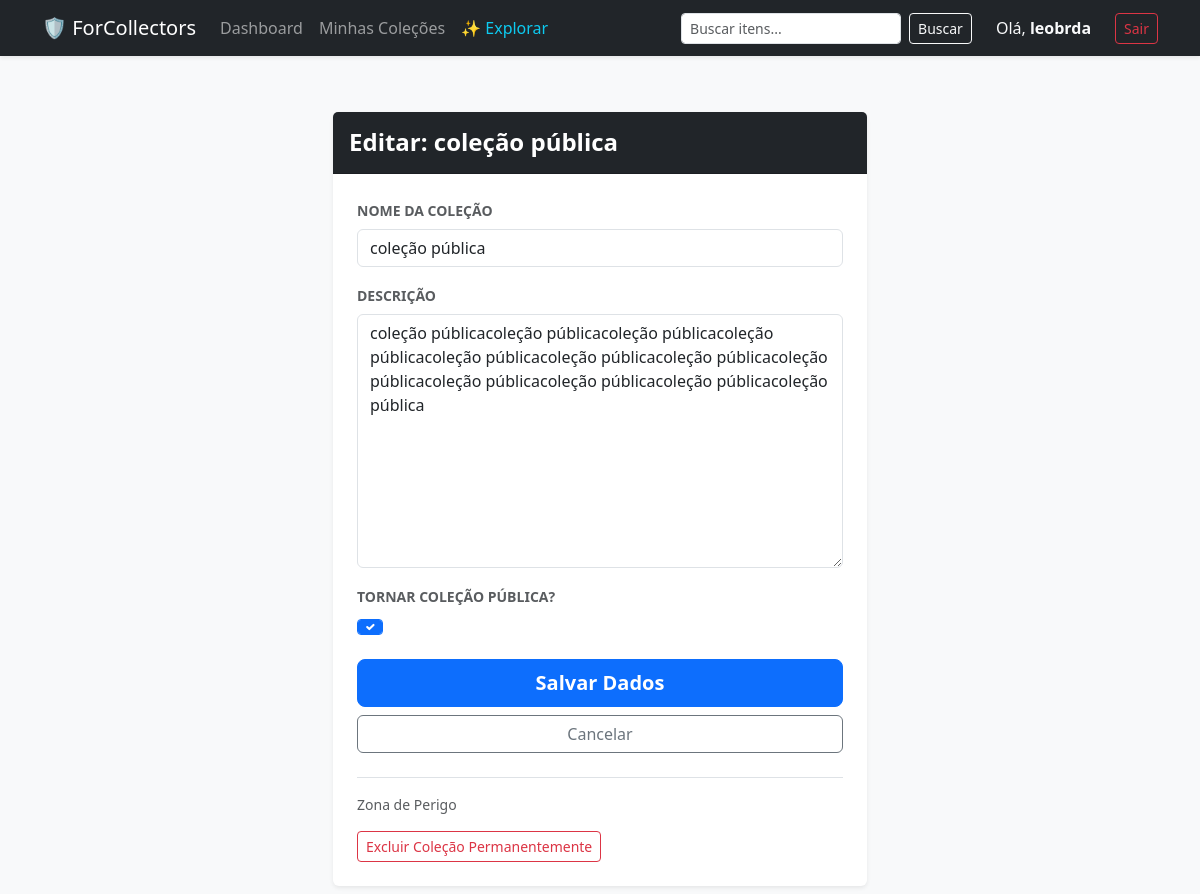
The app's page /collection/9/edit/ (signed in) with its own data.
### albums/models.py (models this page shows, shortened)
class Collection(models.Model):
    name = models.CharField(max_length=100, verbose_name="Nome da Coleção")
    description = models.TextField(blank=True, null=True, verbose_name="Descrição")
    owner = models.ForeignKey(User, on_delete=models.CASCADE, related_name="collections")
    created_at = models.DateTimeField(auto_now_add=True)
    is_public = models.BooleanField(default=False, verbose_name="Tornar coleção pública?")

### albums/views.py (the view)
# urls.py: path('collection/<int:pk>/edit/', views.collection_update, name='collection_update'),
@login_required
def collection_update(request, pk):
    collection = get_object_or_404(Collection, pk=pk, owner=request.user)
    if request.method == 'POST':
        form = CollectionForm(request.POST, instance=collection)
        if form.is_valid():
            form.save()
            messages.success(request, f"Coleção '{collection.name}' atualizada!")
            return redirect('album_list')
    else:
        form = CollectionForm(instance=collection)
    return render(request, 'albums/collection_form.html', {'form': form})

### albums/forms.py
class CollectionForm(forms.ModelForm):
    class Meta:
        model = Collection
        fields = ['name', 'description', 'is_public']
        widgets = {
            'is_public': forms.CheckboxInput(attrs={'class': 'form-check-input'}),
            'name': forms.TextInput(attrs={'class': 'form-control'}),
            'description': forms.Textarea(attrs={'class': 'form-control'}),
        }

### albums/templates/albums/collection_form.html (shortened to what this page needs)
{% extends 'base.html' %}
{% block content %}
<div class="container mt-4">
    <div class="row justify-content-center">
        <div class="col-md-8 col-lg-6">
            <div class="card shadow-sm border-0">
                <div class="card-header bg-dark text-white py-3">
                    <h4 class="mb-0 fw-bold">
                        {% if form.instance.pk %}
                             Editar: {{ form.instance.title|default:form.instance.name }}
                        {% else %}
                            <i class="bi bi-plus-circle"></i> Adicionar Novo
                        {% endif %}
                    </h4>
                </div>
                <div class="card-body p-4">
                    <form method="POST" enctype="multipart/form-data" novalidate>
                        {% for field in form %}
                            <div class="mb-3">
                                <label for="{{ field.id_for_label }}" class="form-label fw-bold small text-uppercase text-muted">
                                    {{ field.label }}
                                </label>
                                <div class="input-group">
                                    {{ field }}
                                </div>
                            </div>
                        {% endfor %}
                        <div class="d-grid gap-2 mt-4">
                            <button type="submit" class="btn btn-primary btn-lg fw-bold">Salvar Dados</button>
                            <a href="javascript:history.back()" class="btn btn-outline-secondary">Cancelar</a>
                        </div>
                        {% if form.instance.pk %}
                            <div class="mt-4 border-top pt-3">
                                <p class="text-muted small">Zona de Perigo</p>
                                <a href="{% url 'collection_delete' form.instance.pk %}" class="btn btn-outline-danger btn-sm">
                                    Excluir Coleção Permanentemente
                                </a>
                            </div>
                        {% endif %}
                    </form>
                </div>
            </div>
        </div>
    </div>
</div>
{% endblock %}

### templates/base.html (shortened to what this page needs)
<!DOCTYPE html>
<html lang="pt-br">
<head>
    <link href="https://cdn.jsdelivr.net/npm/bootstrap@5.3.0/dist/css/bootstrap.min.css" rel="stylesheet">
</head>
<body class="bg-light">
    <nav class="navbar navbar-expand-lg navbar-dark bg-dark mb-4 shadow-sm">
        <div class="container">
            <a class="navbar-brand" href="{% url 'dashboard' %}">🛡️ ForCollectors</a>
            {% if user.is_authenticated %}
                <div class="collapse navbar-collapse" id="navContent">
                    <div class="navbar-nav me-auto">
                        <a class="nav-link" href="{% url 'dashboard' %}">Dashboard</a>
                        <a class="nav-link" href="{% url 'album_list' %}">Minhas Coleções</a>
                        <a class="nav-link text-info" href="{% url 'explore' %}">✨ Explorar</a>
                    </div>
                    <form class="d-flex me-lg-3 my-2 my-lg-0" action="{% url 'global_search' %}" method="GET">
                        <input class="form-control form-control-sm me-2" type="search" name="q" placeholder="Buscar itens..." aria-label="Search">
                        <button class="btn btn-outline-light btn-sm" type="submit">Buscar</button>
                    </form>
                    <div class="navbar-nav align-items-center">
                        <span class="nav-item nav-link text-light me-lg-3">Olá, <strong>{{ user.username }}</strong></span>
                        <form action="{% url 'logout' %}" method="post" class="d-inline">
                            <button type="submit" class="btn btn-outline-danger btn-sm">Sair</button>
                        </form>
                    </div>
                </div>
            {% else %}
                <div class="navbar-nav ms-auto">
                    <a href="{% url 'login' %}" class="btn btn-outline-light btn-sm me-2">Entrar</a>
                    <a href="{% url 'signup' %}" class="btn btn-primary btn-sm">Criar Conta</a>
                </div>
            {% endif %}
        </div>
    </nav>
    <div class="container">
        <main class="py-2">
            {% block content %}
            {% endblock %}
        </main>
    </div>
</body>
</html>

### albums/templates/albums/collection_form.html (style rules this page uses)
input, select, textarea { display: block; width: 100%; padding: .375rem .75rem; font-size: 1rem; font-weight: 400; line-height: 1.5; color: #212529; background-color: #fff; background-clip: padding-box; border: 1px solid #ced4da; appearance: none; border-radius: .375rem; transition: none !important; }

### records on screen
Collection: instance "coleção pública", form "coleção pública" "coleção públicacoleção públicacoleção públicacoleção públicacoleção públicacoleção públicacoleção públicacoleção públicacoleção públicacoleção públicacoleção públicacoleção pública" "☑"

### other values on screen
{{ user.username }} "leobrda"
{{ field.label }} "NOME DA COLEÇÃO" "DESCRIÇÃO" "TORNAR COLEÇÃO PÚBLICA?"
